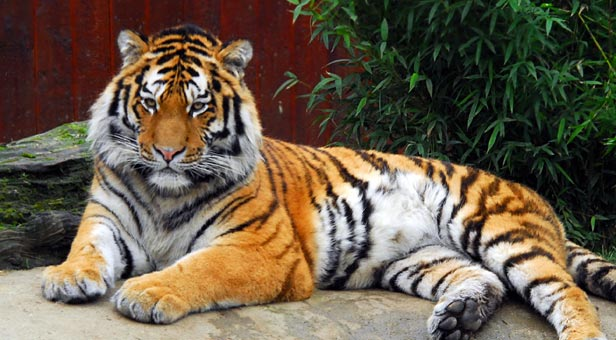
%> input picture bildat_lab3/tiger1.jpg, 616 x 340 px
$ octave graphcut_example.m   (GNU Octave 9; MATLAB toolbox functions it lacks are replaced by stand-ins)
%> lines starting %> are read from the running program, lines starting %| are printed output that depends on the picture
### bildat_lab3/graphcut_segm.m
function [ segm, prior ] = graphcut_segm(I, area, K, alpha, sigma)
% area = [ minx, miny, maxx, maxy ]

[h,w,c] = size(I);
dw = area(3) - area(1) + 1;
dh = area(4) - area(2) + 1;
mask = uint8([zeros(area(2)-1,w); zeros(dh,area(1)-1), ones(dh,dw), ...
	     zeros(dh,w-area(3)); zeros(h-area(4),w)]);
Ivec = single(reshape(I, size(I,1)*size(I,2), 3));

grey = single(rgb2gray(I));
h = fspecial('gaussian', [7,7], 0.5);
grey = imfilter(grey, h);
h = fspecial('sobel');
dx = imfilter(grey, h/4);
dy = imfilter(grey, h/4');
grad = sqrt(dx.^2 + dy.^2);
edge = (alpha*sigma)*ones(size(grey)) ./ (grad + sigma);

tic
for l=1:3

    fprintf('Find Gaussian mixture models...\n');
    fprob = mixture_prob(I, K, 10, mask);
    bprob = mixture_prob(I, K, 10, 1-mask);
    prior = reshape(fprob ./ (fprob + bprob), size(I,1), size(I,2), 1);
    toc

    fprintf('Find minimum cut...\n');
    [u, erriter, i] = cmf_cut(prior, edge);
    mask = uint8(u>0.5);
    toc

end

segm = int16(u>0.5) + 1;

### lab 3/mixture_prob.m

function [prob] = mixture_prob (img, K, L, mask)
%Use mask to identify pixels from img, used to estimate a mix of K Gaussian components


% get the size of the image
[width, height, ncolors] = size(img);

%1. Let I be a set of pixels and V a set of K Guassian comp in 3D (R,G,B)
I_vec = im2double(reshape(img, width*height, 3));
M_vec = reshape(mask, width*height, 1);

I_msk = I_vec(M_vec == 1, :);


%2. Randomly initialize the K components using masked pixels
[segmentation, centers] = kmeans_segm(I_msk, K, L, 3456);
cov = cell(K, 1);
cov(:) = {rand * eye(3)};

wk = zeros(1, K);
for i = 1 : K
    wk(i) = sum(segmentation == i) / size(segmentation, 1);
end


wg = zeros(length(I_msk), K);

%3. Iterate L times - run Expectation-Maximation for each loop
for i = 1 : L
    %4. Expectation: Compute probabilities P_ik using masked pixel
    for k = 1:K
        wg(:, k) = wk(k) * mvnpdf(I_msk, centers(k, :), cov{k});
    end


    prob = wg ./ sum(wg, 2);

    %5. Maximization: Update weights, means and covariances using masked pixels
    wk = sum(prob) / length(I_msk);
    for k = 1:K
        norm = sum(prob(:, k));
        centers(k, :) = prob(:, k)' * I_msk / norm;

        diff = I_msk - centers(k, :);
        top = diff' *(diff .* repmat(prob(:,k),[1 3]));
        cov{k} = top / norm;
    end
end

%6. Compute probabilities p(c_i) in Eq.(3) for all pixels I
wg = zeros(length(I_vec), K);
for k = 1:K
    wg(:, k) = wk(k) * mvnpdf(I_vec, centers(k, :), cov{k});
end
prob = sum(wg, 2);


prob = reshape(prob, height, width, 1);

end

% this is the same k-means as in kmeans_segm.m but without the
% reshaping function since the data is already reshaped in our
% mixturepob.
function [segmentation, centers] = kmeans_segm(image, K, L, seed);
    % get the size of the image
    [width, height, ncolors] = size(image);
    n = length(image);

    % change the image representaion from 3d -> 2d.
    image2d = double(image);

    % add a column to store the cluster that each pixel belongs to
    pixelsBellongingToCenters = zeros(n,3,K);

    % feed the random number generator with a seed
    rng(seed);

    % initiate K random selected clusters
    % centers = datasample(image2d(:,:), K)
    centers = zeros(K, 3);
    centers(1, :) = image(randi(n));
    for k = 2:K
        if k == 2
            D2 = pdist2(centers(1, :), image2d, 'squaredeuclidean');
        else
            D2 = min(pdist2(centers(1:k-1, :), image2d, 'squaredeuclidean'));
        end

        probs = D2 / sum(D2);
        cumprobs = cumsum(probs);
        t = rand();
        [~, I] = max(cumprobs >= t); % yields index of first value larger than t

        centers(k, :) = image2d(I, :);
    end

    % interate L times
    for l = 1:L
        [distances, indexes] = min(pdist2(centers, image2d));
        for Kindex = 1:K
            centers(Kindex, :) = mean(image2d(indexes(:)==Kindex, :));
        end
    end

   %
   segmentation = indexes;
end

### lab 3/graphcut_example.m
clear;
scale_factor = 0.5;          % image downscale factor
area = [ 130, 90, 490, 280 ] % image region to train foreground with
K = 15;                      % number of mixture components
alpha = 18;                 % maximum edge cost
sigma = 9.0;               % edge cost decay factor


I = imread('tiger1.jpg');
%> I is the input picture: size 340x616x3 uint8; mean R, G, B 106, 92.5, 74.4

I = imresize(I, scale_factor);
%> I: size 170x308x3 uint8
Iback = I;
area = int16(area*scale_factor);
[ segm, prior ] = graphcut_segm(I, area, K, alpha, sigma);
%> in graphcut_segm, `grey = single(rgb2gray(I));`:
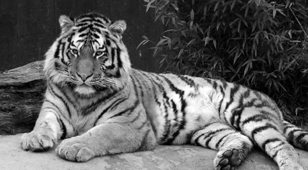
%> grey: size 170x308 single; min 0, max 255, mean 94.5
%> in graphcut_segm, `dx = imfilter(grey, h/4);`:
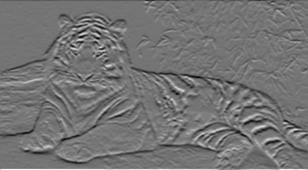
%> dx: size 170x308 single; min -182.7, max 216, mean -0.7; drawn with min black and max white
%> in graphcut_segm, `grad = sqrt(dx.^2 + dy.^2);`:
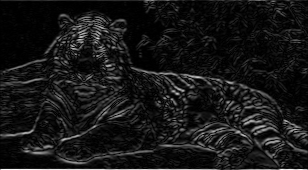
%> grad: size 170x308 single; min 0.000397, max 305.5, mean 27.8; drawn with min black and max white
%> in graphcut_segm, `edge = (alpha*sigma)*ones(size(grey)) ./ (grad + sigma);`:
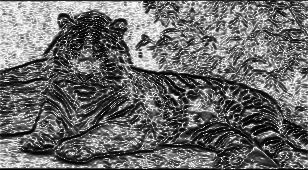
%> edge: size 170x308 single; min 0.515, max 18, mean 7.81; drawn with min black and max white
%> the loop in graphcut_segm, `for l=1:3` made 1 pass
%> pass 1, in graphcut_segm, `fprob = mixture_prob(I, K, 10, mask);`:
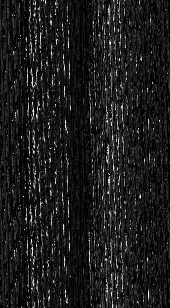
%> fprob: size 308x170 double; min 1.48e-34, max 373.6, mean 42; drawn with min black and max white
%> pass 1, in graphcut_segm, `bprob = mixture_prob(I, K, 10, 1-mask);`:
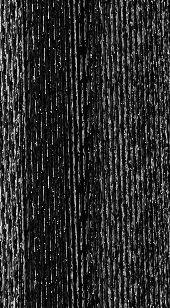
%> bprob: size 308x170 double; min 7.43e-09, max 409.8, mean 70.8; drawn with min black and max white
%> pass 1, in graphcut_segm, `prior = reshape(fprob ./ (fprob + bprob), size(I,1), size(I,2), 1);`:
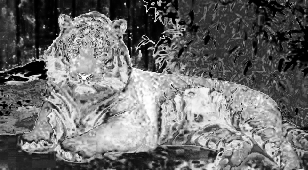
%> prior: size 170x308 double; min 3.95e-32, max 1, mean 0.429
%> the run ends on the next line

$ run again, with bildat_lab3/tiger2.jpg copied over bildat_lab3/tiger1.jpg
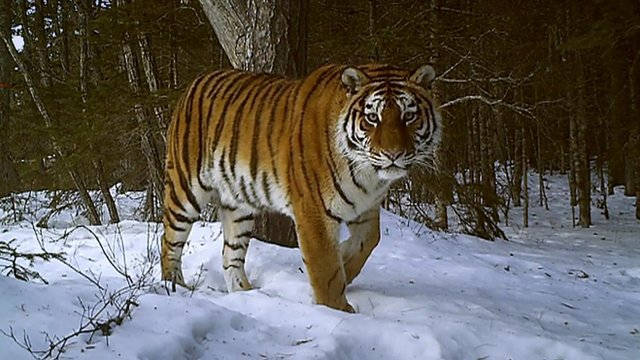
%> input picture bildat_lab3/tiger2.jpg, 640 x 360 px
%> I is the input picture: size 360x640x3 uint8; mean R, G, B 97.4, 93.3, 88.1
%> I: size 180x320x3 uint8
%> the loop in graphcut_segm, `for l=1:3` made 1 pass
%> pass 1, in graphcut_segm, `bprob = mixture_prob(I, K, 10, 1-mask);`:
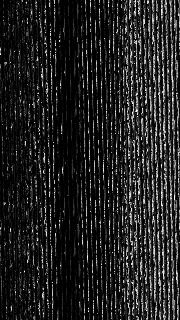
%> bprob: size 320x180 double; min 0.000105, max 5435, mean 725.9; drawn with min black and max white
%> pass 1, in graphcut_segm, `prior = reshape(fprob ./ (fprob + bprob), size(I,1), size(I,2), 1);`:
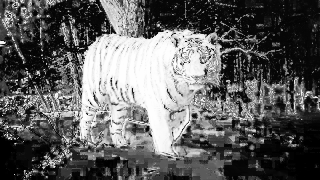
%> prior: size 180x320 double; min 9.25e-05, max 1, mean 0.374

$ run again, with bildat_lab3/tiger3.jpg copied over bildat_lab3/tiger1.jpg
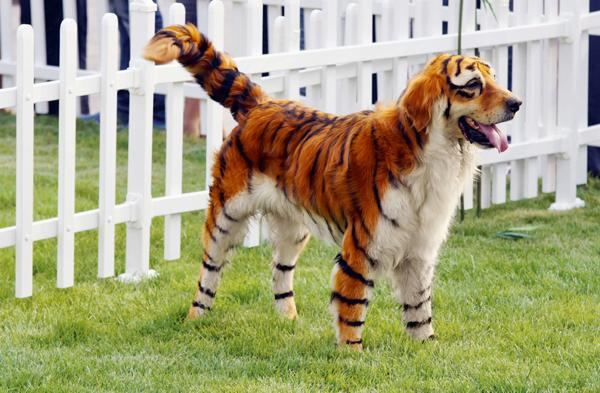
%> input picture bildat_lab3/tiger3.jpg, 600 x 393 px
%> I is the input picture: size 393x600x3 uint8; mean R, G, B 166.4, 163.6, 127.4
%> I: size 197x300x3 uint8
%> the loop in graphcut_segm, `for l=1:3` made 1 pass
%> pass 1, in graphcut_segm, `bprob = mixture_prob(I, K, 10, 1-mask);`:
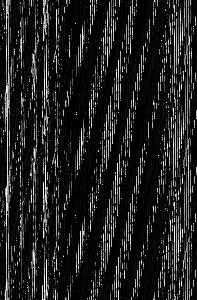
%> bprob: size 300x197 double; min 0.000139, max 3668.5, mean 467.1; drawn with min black and max white
%> pass 1, in graphcut_segm, `prior = reshape(fprob ./ (fprob + bprob), size(I,1), size(I,2), 1);`:
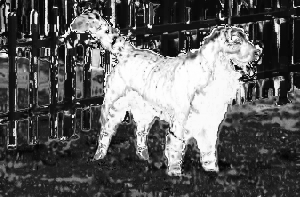
%> prior: size 197x300 double; min 0.00154, max 0.999, mean 0.37
